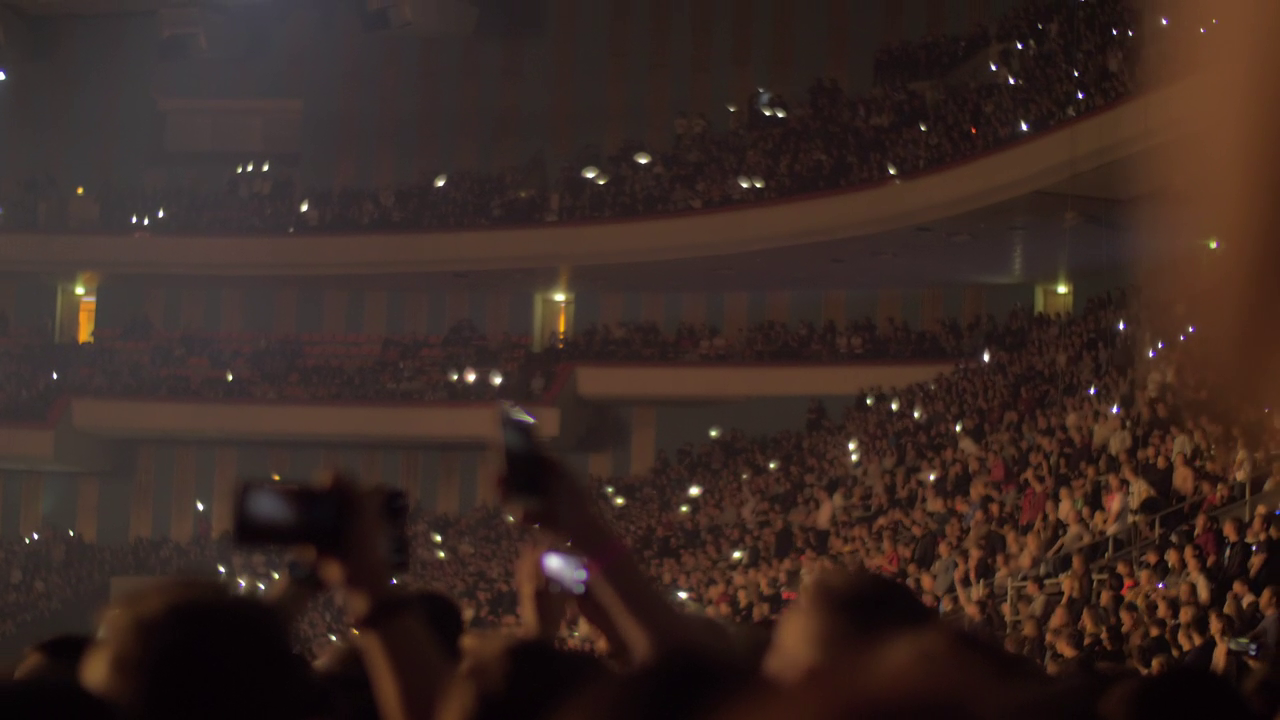
#> input picture frame 21 of videos/input.mp4, 1280 x 720 px
$ python grid.py
#> lines starting #> are read from the running program, lines starting #| are printed output that depends on the picture; after the words box and inside, x2 and y2 are one past the last pixel; in counts of white or black regions, pixels touching at a corner belong together
import cv2

# Open input video
cap = cv2.VideoCapture("videos/input.mp4")

# Get video properties
width = int(cap.get(cv2.CAP_PROP_FRAME_WIDTH))
height = int(cap.get(cv2.CAP_PROP_FRAME_HEIGHT))
fps = cap.get(cv2.CAP_PROP_FPS)

# Save output
fourcc = cv2.VideoWriter_fourcc(*'mp4v')
out = cv2.VideoWriter("outputs/grid_output.mp4", fourcc, fps, (width, height))

# Grid size
ROWS = 4
COLS = 4

cell_width = width // COLS
cell_height = height // ROWS

while True:

    ret, frame = cap.read()
#> frame is the input picture: shape (720, 1280, 3); mean B, G, R 34.5, 39.9, 57.1

    if not ret:
        break

    # Draw vertical lines
    for i in range(1, COLS):
        x = i * cell_width
        cv2.line(frame, (x, 0), (x, height), (0, 255, 0), 2)
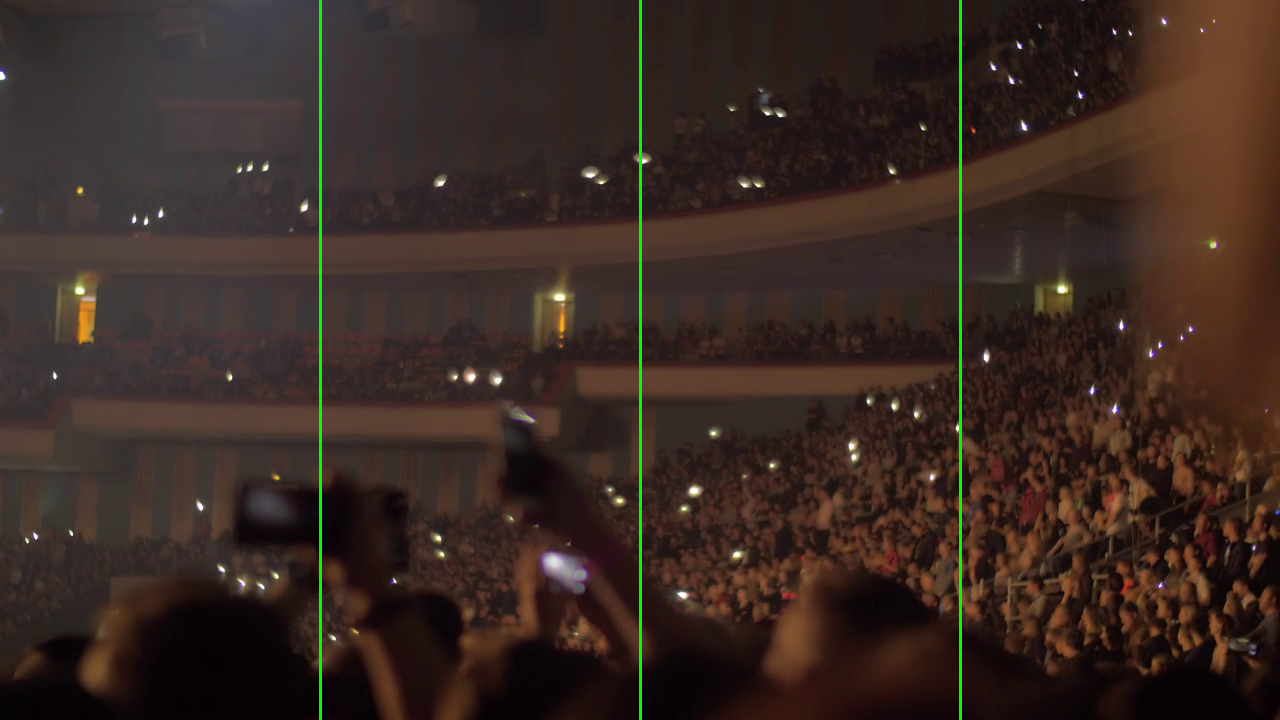
#> frame: shape (720, 1280, 3); 0.7% of pixels changed, all inside (x1, y1, x2, y2) = (319, 0, 962, 720)

    # Draw horizontal lines
    for j in range(1, ROWS):
        y = j * cell_height
        cv2.line(frame, (0, y), (width, y), (0, 255, 0), 2)
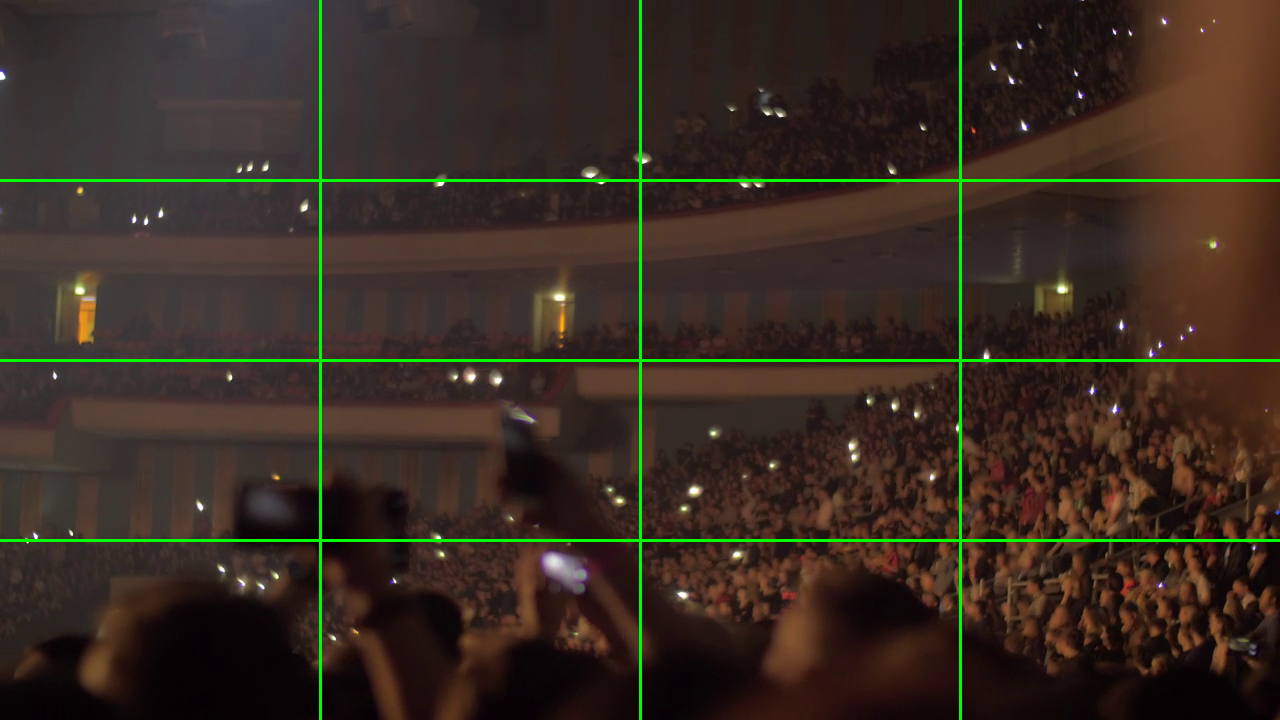
#> frame: shape (720, 1280, 3); 1.24% of pixels changed, all inside (x1, y1, x2, y2) = (0, 179, 1280, 542)

    out.write(frame)

cap.release()
out.release()

print("Grid drawn successfully!")
print("Saved in outputs/grid_output.mp4")

$ run again, starting later in the video
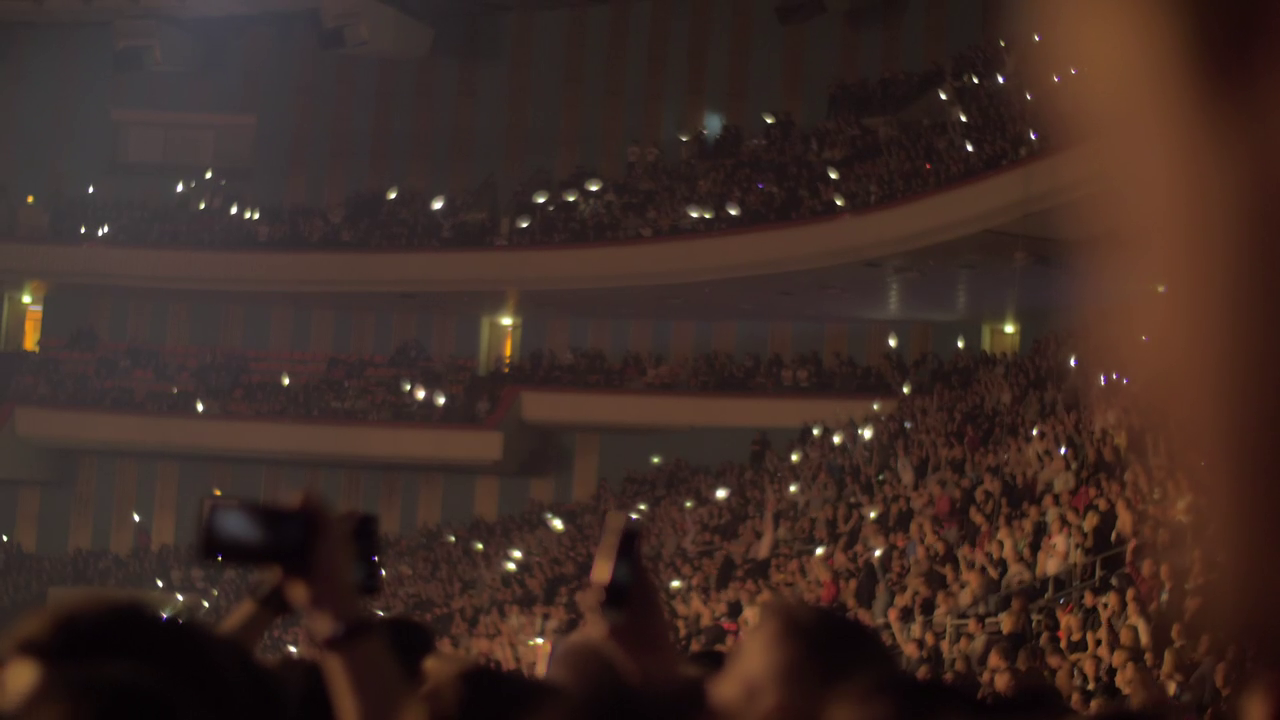
#> input picture frame 97 of videos/input.mp4, 1280 x 720 px
#> frame is the input picture: shape (720, 1280, 3); mean B, G, R 36.3, 42.3, 61.2
#> after the loop `for i in range(1, COLS):`:
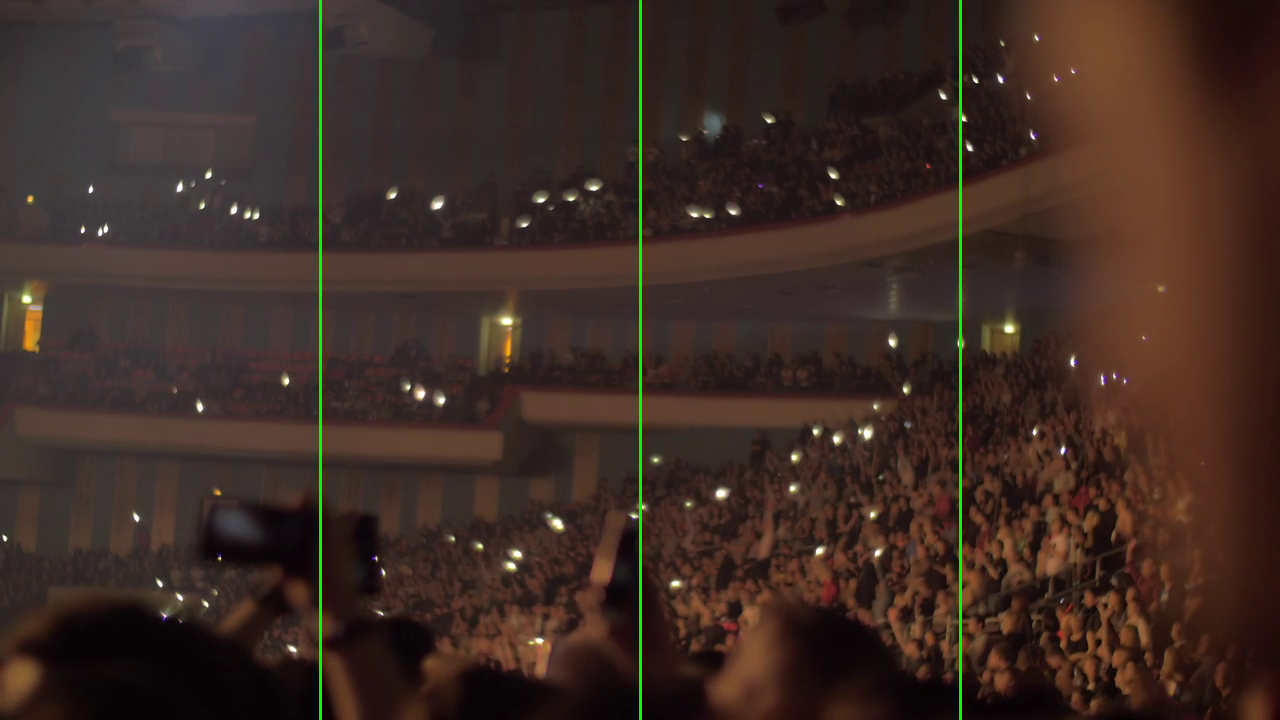
#> frame: shape (720, 1280, 3); 0.7% of pixels changed, all inside (x1, y1, x2, y2) = (319, 0, 962, 720)
#> after the loop `for j in range(1, ROWS):`:
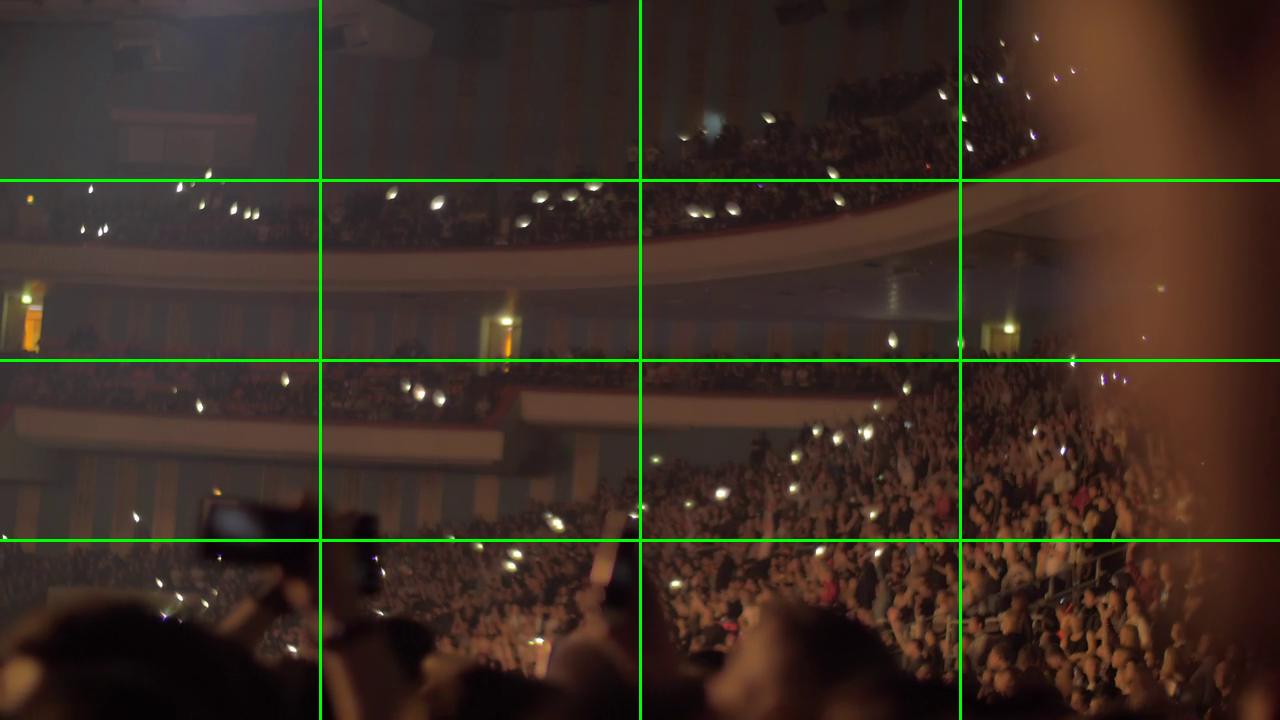
#> frame: shape (720, 1280, 3); 1.24% of pixels changed, all inside (x1, y1, x2, y2) = (0, 179, 1280, 542)

$ run again, starting later in the video
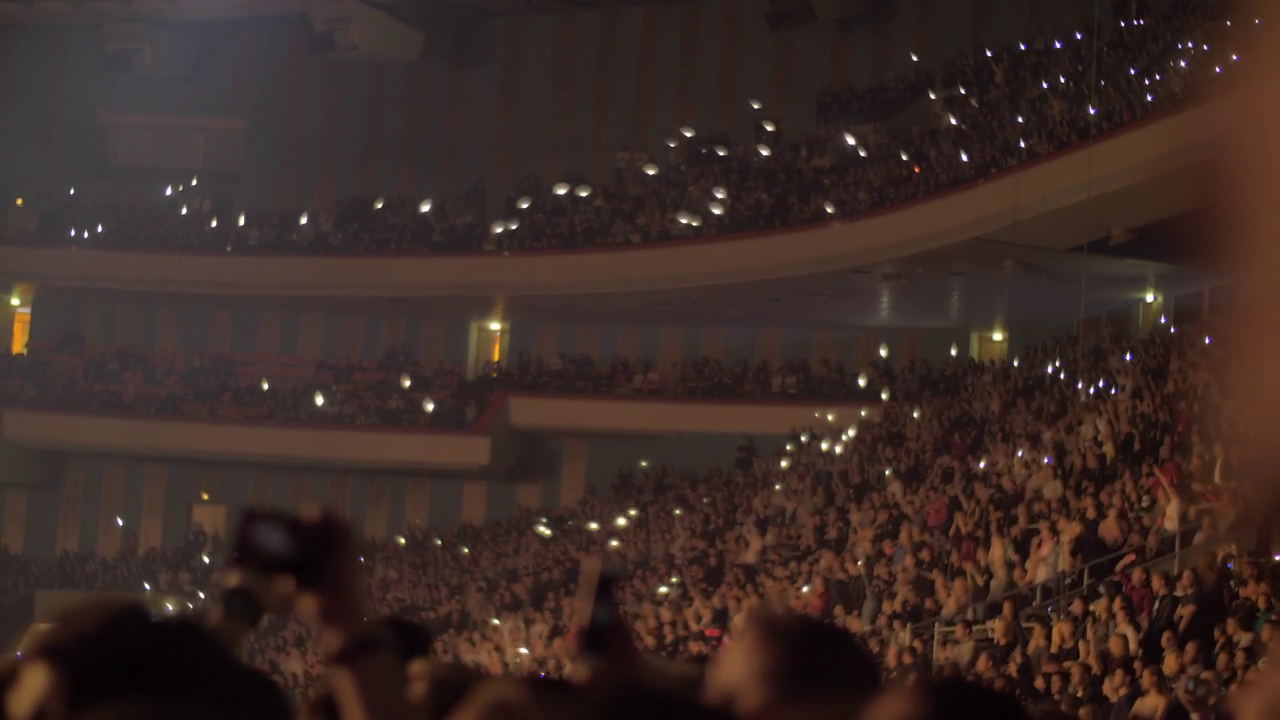
#> input picture frame 173 of videos/input.mp4, 1280 x 720 px
#> frame is the input picture: shape (720, 1280, 3); mean B, G, R 37.7, 42.7, 59.6
#> after the loop `for i in range(1, COLS):`:
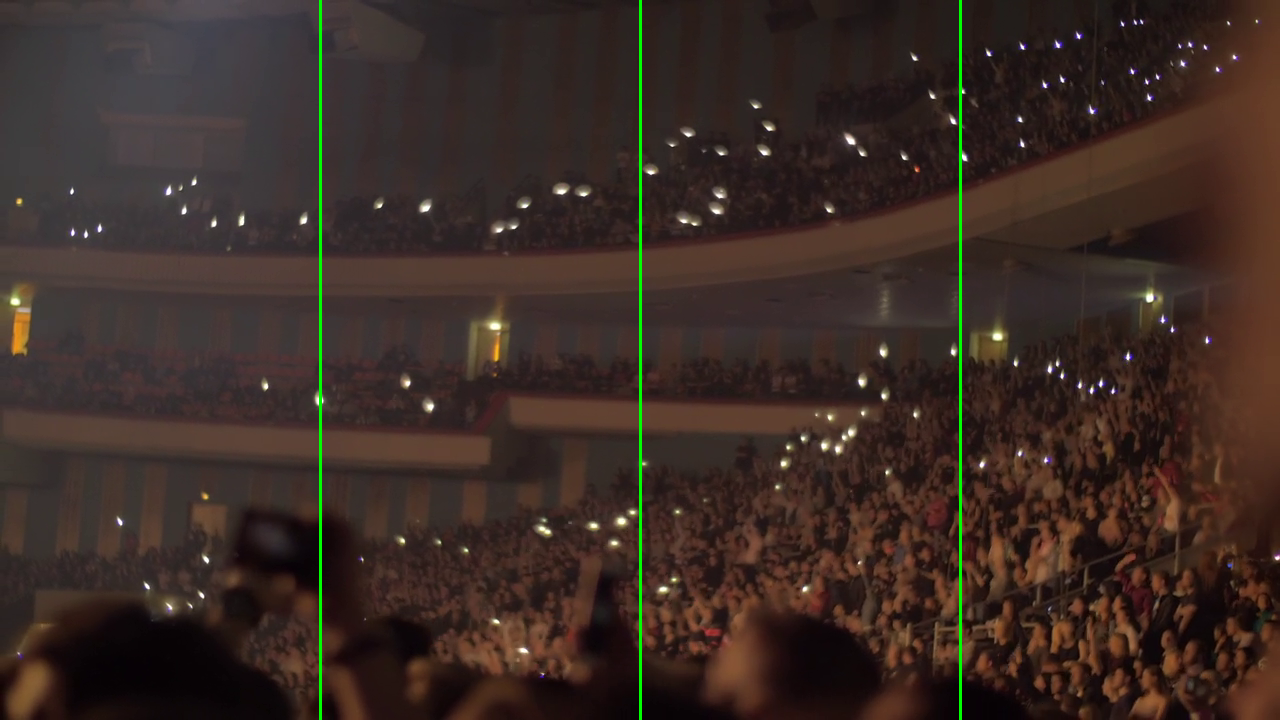
#> frame: shape (720, 1280, 3); 0.7% of pixels changed, all inside (x1, y1, x2, y2) = (319, 0, 962, 720)
#> after the loop `for j in range(1, ROWS):`:
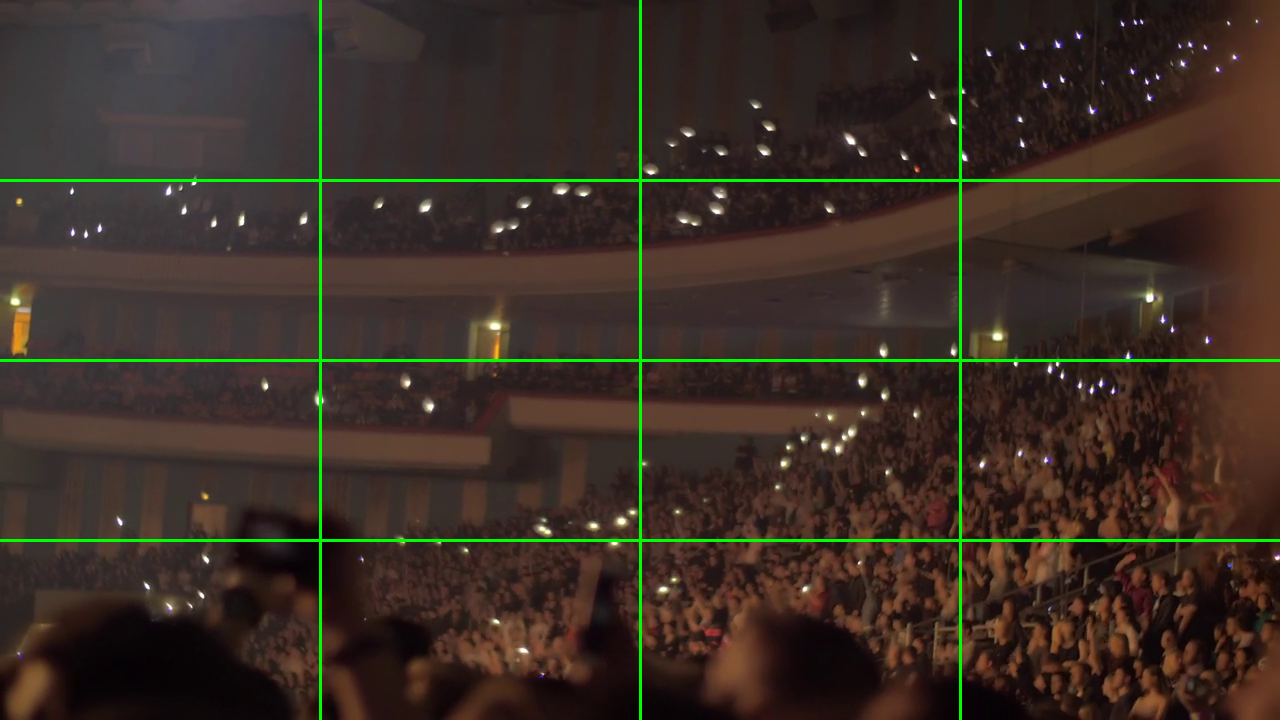
#> frame: shape (720, 1280, 3); 1.24% of pixels changed, all inside (x1, y1, x2, y2) = (0, 179, 1280, 542)
